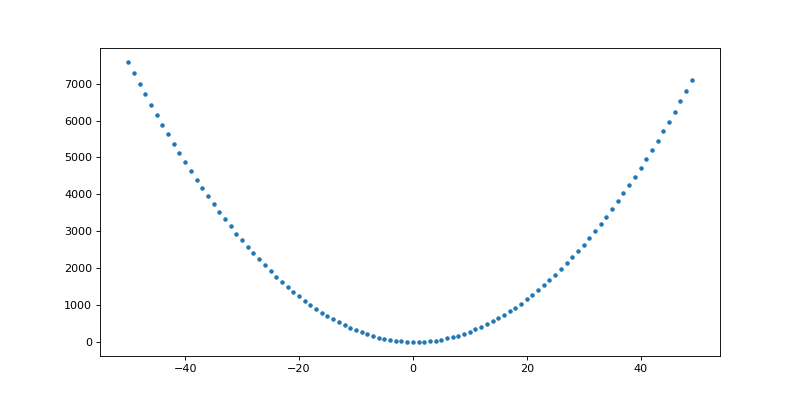

Write Python code to recreate this figure.
import matplotlib.pyplot as plt
from dsfaker.generators.autoincrement import Autoincrement
from dsfaker.generators.utils import ApplyFunctionOperator

x = Autoincrement(start=-50)
y = ApplyFunctionOperator(lambda x: 3*x**2-2*x-10, x.copy())
fig, ax = plt.subplots(figsize=(10,5))
ax.plot(x.get_batch(100), y.get_batch(100), '.')
plt.show()
